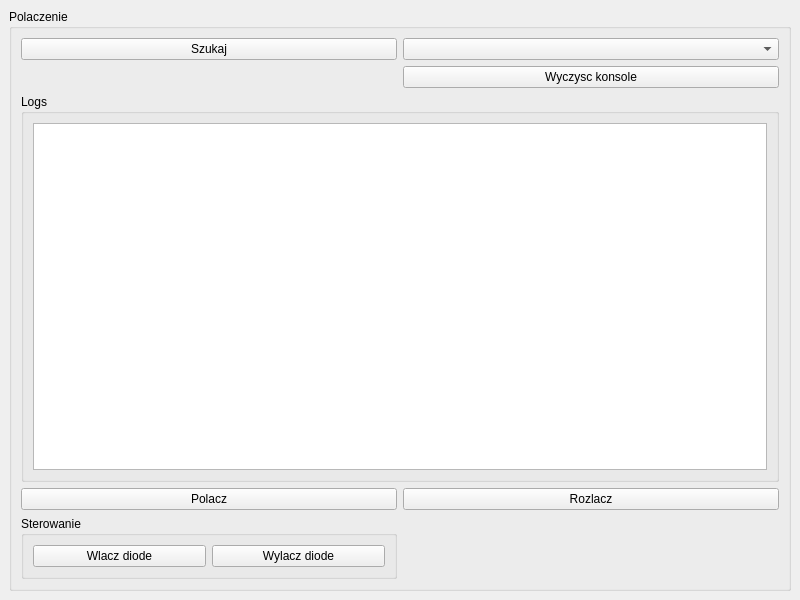
<?xml version="1.0" encoding="UTF-8"?>
<ui version="4.0">
 <class>MainWindow</class>
 <widget class="QMainWindow" name="MainWindow">
  <property name="geometry">
   <rect>
    <x>0</x>
    <y>0</y>
    <width>800</width>
    <height>600</height>
   </rect>
  </property>
  <property name="windowTitle">
   <string>MainWindow</string>
  </property>
  <widget class="QWidget" name="centralwidget">
   <layout class="QGridLayout" name="gridLayout">
    <item row="0" column="0">
     <widget class="QGroupBox" name="groupBoxConnection">
      <property name="title">
       <string>Polaczenie</string>
      </property>
      <layout class="QGridLayout" name="gridLayout_2">
       <item row="3" column="0">
        <widget class="QPushButton" name="connectButton">
         <property name="text">
          <string>Polacz</string>
         </property>
        </widget>
       </item>
       <item row="0" column="1">
        <widget class="QComboBox" name="comboBoxDevices"/>
       </item>
       <item row="2" column="0" colspan="2">
        <widget class="QGroupBox" name="groupBoxLogs">
         <property name="title">
          <string>Logs</string>
         </property>
         <layout class="QGridLayout" name="gridLayout_4">
          <item row="0" column="0">
           <widget class="QTextEdit" name="textEditLogs"/>
          </item>
         </layout>
        </widget>
       </item>
       <item row="0" column="0">
        <widget class="QPushButton" name="searchButton">
         <property name="text">
          <string>Szukaj</string>
         </property>
        </widget>
       </item>
       <item row="4" column="0">
        <widget class="QGroupBox" name="groupBoxControl">
         <property name="title">
          <string>Sterowanie</string>
         </property>
         <layout class="QGridLayout" name="gridLayout_3">
          <item row="0" column="0">
           <widget class="QPushButton" name="turnOnLedButton">
            <property name="text">
             <string>Wlacz diode</string>
            </property>
           </widget>
          </item>
          <item row="0" column="1">
           <widget class="QPushButton" name="TurnOffLedButton">
            <property name="text">
             <string>Wylacz diode</string>
            </property>
           </widget>
          </item>
         </layout>
        </widget>
       </item>
       <item row="3" column="1">
        <widget class="QPushButton" name="disconnectButton">
         <property name="text">
          <string>Rozlacz</string>
         </property>
        </widget>
       </item>
       <item row="1" column="1">
        <widget class="QPushButton" name="ClearButton">
         <property name="text">
          <string>Wyczysc konsole</string>
         </property>
        </widget>
       </item>
      </layout>
     </widget>
    </item>
   </layout>
  </widget>
 </widget>
 <resources/>
 <connections/>
</ui>
